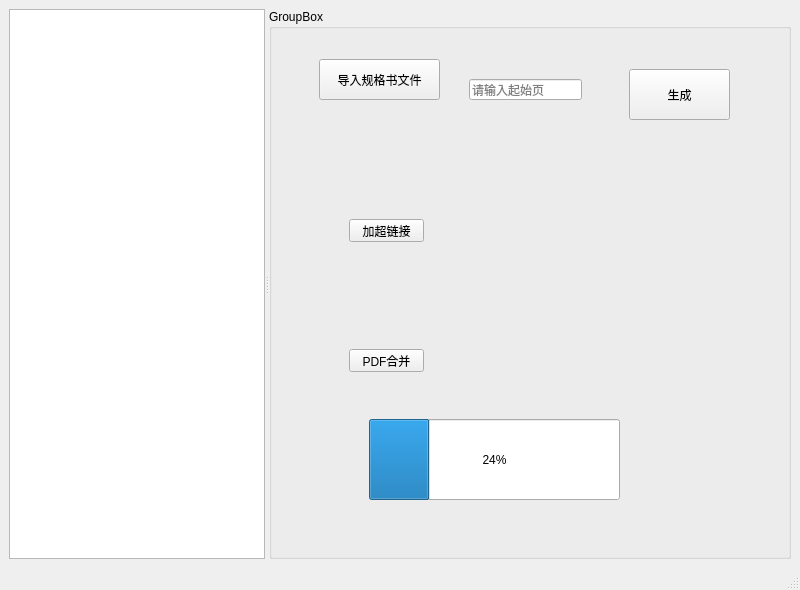
<?xml version="1.0" encoding="UTF-8"?>
<ui version="4.0">
 <class>MainWindow</class>
 <widget class="QMainWindow" name="MainWindow">
  <property name="geometry">
   <rect>
    <x>0</x>
    <y>0</y>
    <width>800</width>
    <height>590</height>
   </rect>
  </property>
  <property name="windowTitle">
   <string>MainWindow</string>
  </property>
  <widget class="QWidget" name="centralwidget">
   <layout class="QGridLayout" name="gridLayout">
    <item row="0" column="0">
     <widget class="QSplitter" name="splitter">
      <property name="orientation">
       <enum>Qt::Horizontal</enum>
      </property>
      <widget class="QTreeView" name="treeView"/>
      <widget class="QGroupBox" name="groupBox">
       <property name="sizePolicy">
        <sizepolicy hsizetype="Preferred" vsizetype="Preferred">
         <horstretch>3</horstretch>
         <verstretch>0</verstretch>
        </sizepolicy>
       </property>
       <property name="title">
        <string>GroupBox</string>
       </property>
       <widget class="QPushButton" name="pushButton">
        <property name="geometry">
         <rect>
          <x>50</x>
          <y>50</y>
          <width>121</width>
          <height>41</height>
         </rect>
        </property>
        <property name="text">
         <string>导入规格书文件</string>
        </property>
       </widget>
       <widget class="QPushButton" name="pushButton_2">
        <property name="geometry">
         <rect>
          <x>360</x>
          <y>60</y>
          <width>101</width>
          <height>51</height>
         </rect>
        </property>
        <property name="text">
         <string>生成</string>
        </property>
       </widget>
       <widget class="QPushButton" name="pushButton_3">
        <property name="geometry">
         <rect>
          <x>80</x>
          <y>210</y>
          <width>75</width>
          <height>23</height>
         </rect>
        </property>
        <property name="text">
         <string>加超链接</string>
        </property>
       </widget>
       <widget class="QPushButton" name="pushButton_4">
        <property name="geometry">
         <rect>
          <x>80</x>
          <y>340</y>
          <width>75</width>
          <height>23</height>
         </rect>
        </property>
        <property name="text">
         <string>PDF合并</string>
        </property>
       </widget>
       <widget class="QProgressBar" name="progressBar">
        <property name="geometry">
         <rect>
          <x>100</x>
          <y>410</y>
          <width>251</width>
          <height>81</height>
         </rect>
        </property>
        <property name="value">
         <number>24</number>
        </property>
        <property name="textVisible">
         <bool>true</bool>
        </property>
        <property name="orientation">
         <enum>Qt::Horizontal</enum>
        </property>
        <property name="textDirection">
         <enum>QProgressBar::TopToBottom</enum>
        </property>
       </widget>
       <widget class="QLineEdit" name="lineEdit">
        <property name="geometry">
         <rect>
          <x>200</x>
          <y>70</y>
          <width>113</width>
          <height>21</height>
         </rect>
        </property>
        <property name="placeholderText">
         <string>请输入起始页</string>
        </property>
       </widget>
      </widget>
     </widget>
    </item>
   </layout>
  </widget>
  <widget class="QMenuBar" name="menubar">
   <property name="geometry">
    <rect>
     <x>0</x>
     <y>0</y>
     <width>800</width>
     <height>21</height>
    </rect>
   </property>
  </widget>
  <widget class="QStatusBar" name="statusbar"/>
 </widget>
 <resources/>
 <connections/>
</ui>
